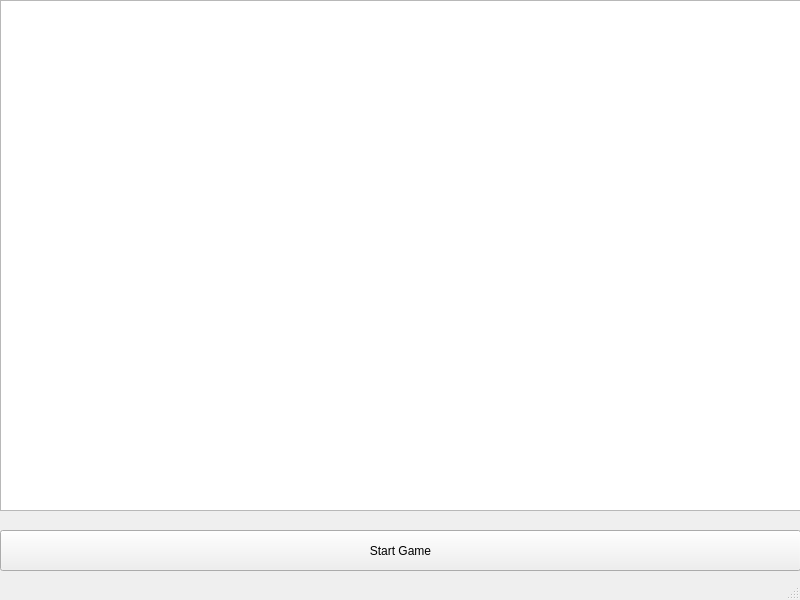
<?xml version="1.0" encoding="UTF-8"?>
<ui version="4.0">
 <class>GameMainWindow</class>
 <widget class="QMainWindow" name="GameMainWindow">
  <property name="geometry">
   <rect>
    <x>0</x>
    <y>0</y>
    <width>800</width>
    <height>600</height>
   </rect>
  </property>
  <property name="windowTitle">
   <string>MainWindow</string>
  </property>
  <widget class="QWidget" name="centralwidget">
   <widget class="QPushButton" name="pushButton">
    <property name="geometry">
     <rect>
      <x>0</x>
      <y>530</y>
      <width>801</width>
      <height>41</height>
     </rect>
    </property>
    <property name="text">
     <string>Start Game</string>
    </property>
   </widget>
   <widget class="QGraphicsView" name="GameGraphicsView">
    <property name="geometry">
     <rect>
      <x>0</x>
      <y>0</y>
      <width>801</width>
      <height>511</height>
     </rect>
    </property>
   </widget>
  </widget>
  <widget class="QStatusBar" name="statusbar"/>
 </widget>
 <resources/>
 <connections/>
</ui>
